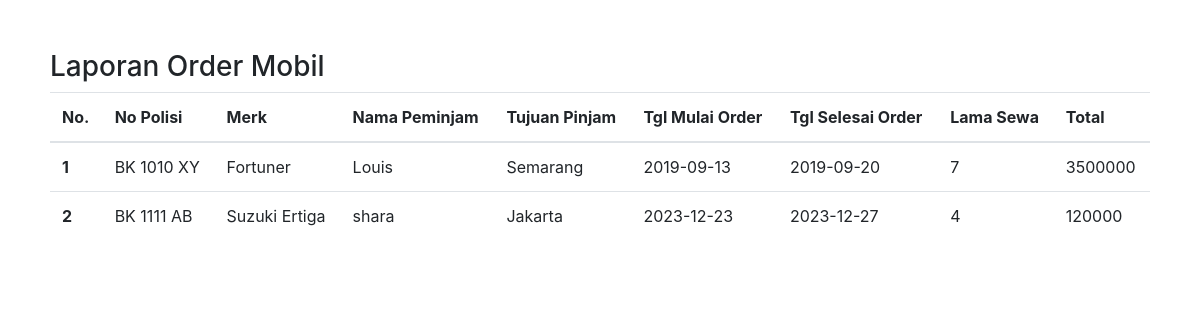
Screenshot of /crorder.php with the database file from the repository.
### tables this page shows
CREATE TABLE IF NOT EXISTS `sewa` (
  `id_sewa` int(11) NOT NULL AUTO_INCREMENT,
  `id_mobil` int(11) NOT NULL,
  `id_admin` int(11) NOT NULL,
  `nama_sewa` varchar(90) NOT NULL,
  `ktp` varchar(25) NOT NULL,
  `jenkel_sewa` varchar(20) NOT NULL,
  `alamat` varchar(90) NOT NULL,
  `tlp_sewa` varchar(12) NOT NULL,
  `tujuan` varchar(90) NOT NULL,
  `tgl_sewa` date NOT NULL,
  `tgl_kembali` date NOT NULL,
  `lama` int(11) NOT NULL,
  `harga_total` double NOT NULL,
  PRIMARY KEY (`id_sewa`)
);

CREATE TABLE IF NOT EXISTS `mobil` (
  `id_mobil` int(11) NOT NULL AUTO_INCREMENT,
  `no_polisi` varchar(12) NOT NULL,
  `merk` varchar(90) NOT NULL,
  `foto` varchar(255) NOT NULL,
  `tahun` varchar(10) NOT NULL,
  `harga` double NOT NULL,
  `s_mobil` varchar(20) NOT NULL,
  PRIMARY KEY (`id_mobil`)
);

### crorder.php (the view, shortened to what this page needs)
<!doctype html>
<html lang="en">
<head>
    <link rel="stylesheet" href="https://stackpath.bootstrapcdn.com/bootstrap/4.3.1/css/bootstrap.min.css">
</head>
<body style="padding:50px;" onload="window.print();">
    <?php
    include("konek.php");
    $cari = mysqli_query($konek, "select * from mobil,sewa where mobil.id_mobil=sewa.id_mobil") or die(mysqli_error());
    ?>
    <h3>Laporan Order Mobil</h3>
    <table class="table table-hover">
        <thead>
            <tr>
                <th>No.</th>
                <th>No Polisi</th>
                <th>Merk</th>
                <th>Nama Peminjam</th>
                <th>Tujuan Pinjam</th>
                <th>Tgl Mulai Order</th>
                <th>Tgl Selesai Order</th>
                <th>Lama Sewa</th>
                <Th>Total</Th>
            </tr>
        </thead>
        <tbody>
            <?php
            $no = 1;
            while ($data = mysqli_fetch_array($cari)) {
                ?>
                <tr>
                    <th scope="row"><?php echo $no; ?></th>
                    <td><?php echo $data['no_polisi']; ?></td>
                    <td><?php echo $data['merk']; ?></td>
                    <td><?php echo $data['nama_sewa']; ?></td>
                    <td><?php echo $data['tujuan']; ?></td>
                    <td><?php echo $data['tgl_sewa']; ?></td>
                    <td><?php echo $data['tgl_kembali']; ?></td>
                    <td><?php echo $data['lama']; ?></td>
                    <td><?php echo $data['harga_total']; ?></td>
                </tr>
            <?php
                $no++;
            }
            ?>
        </tbody>
    </table>
</body>
</html>

### rows the page displays
sewa: id_mobil.no_polisi "BK 1010 XY", id_mobil.merk "Fortuner", nama_sewa "Louis", tujuan "Semarang", tgl_sewa "2019-09-13", tgl_kembali "2019-09-20", lama "7", harga_total "3500000"
sewa: id_mobil.no_polisi "BK 1111 AB", id_mobil.merk "Suzuki Ertiga", nama_sewa "shara", tujuan "Jakarta", tgl_sewa "2023-12-23", tgl_kembali "2023-12-27", lama "4", harga_total "120000"
